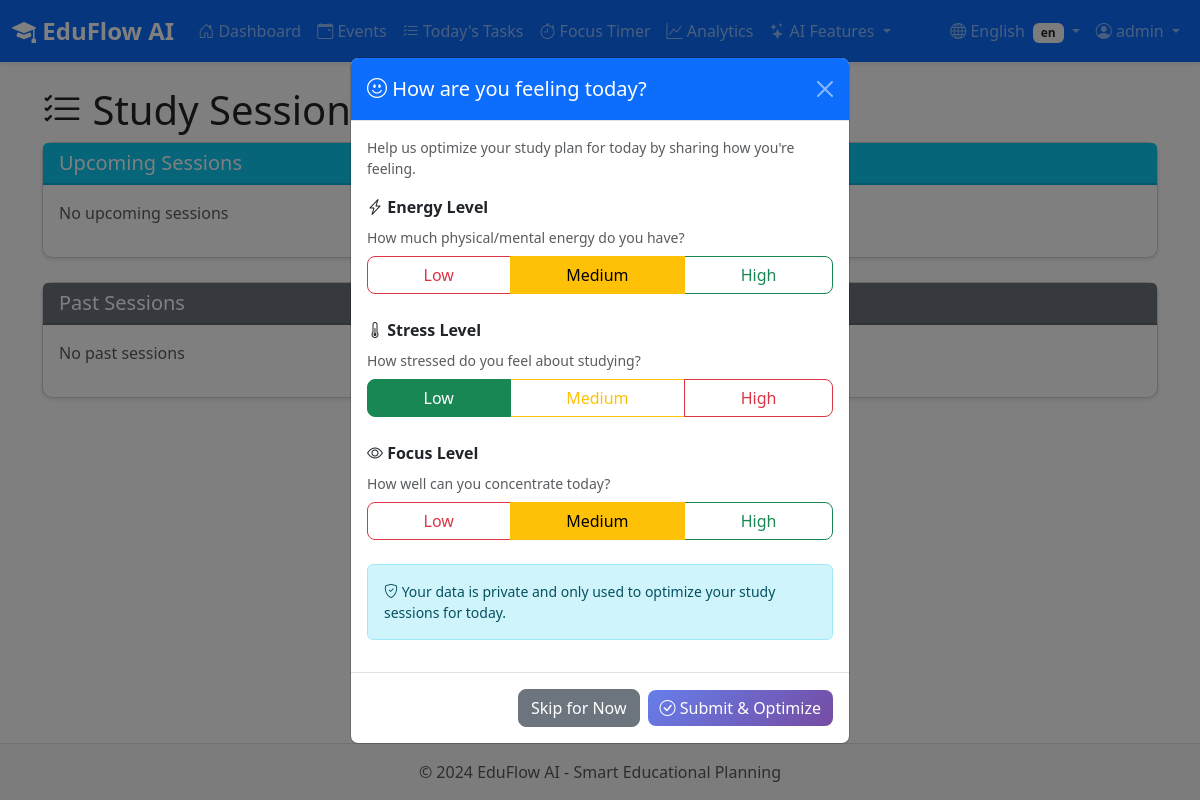
Before: /sessions/ (signed in) with the older database file.
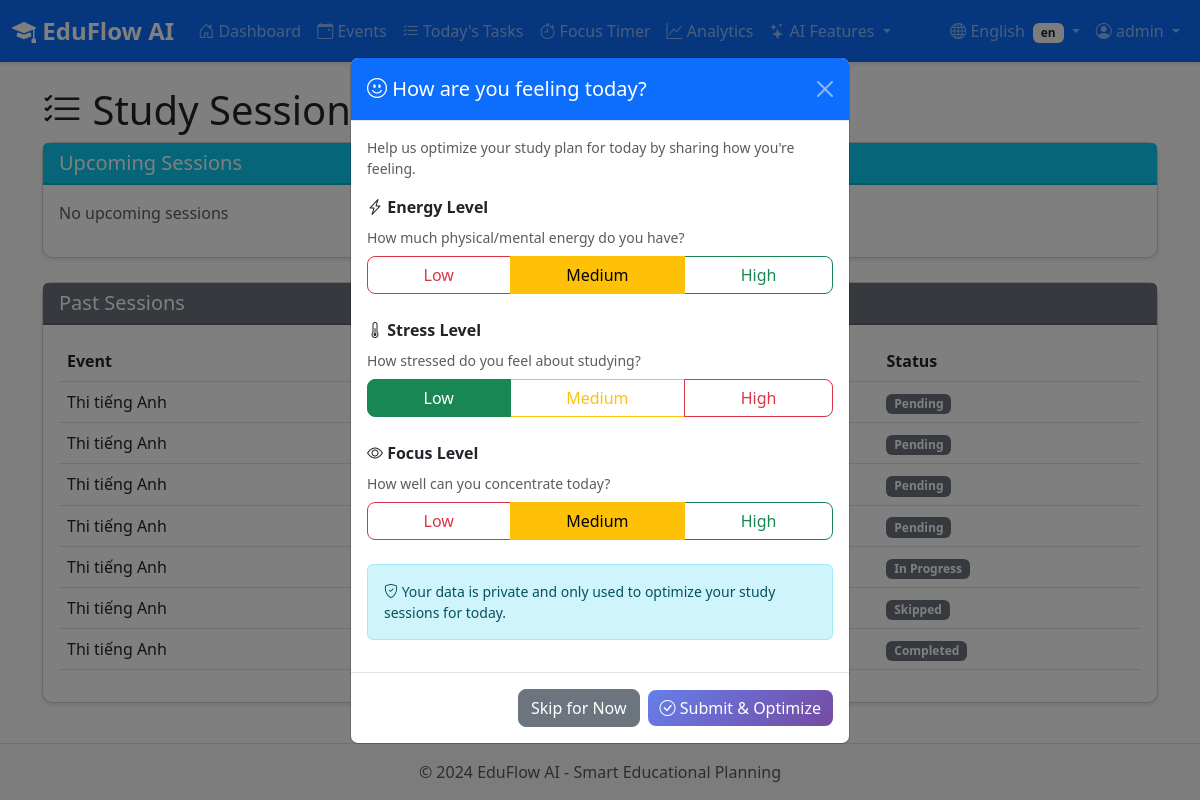
After: the same page with the newer database file.
### study_sessions/models.py (models this page shows, shortened)
class StudySession(models.Model):
    STATUS_CHOICES = [
        ('pending', 'Pending'),
        ('completed', 'Completed'),
        ('skipped', 'Skipped'),
        ('postponed', 'Postponed'),
        ('in_progress', 'In Progress'),
    ]
    event = models.ForeignKey(Event, on_delete=models.CASCADE, related_name='study_sessions')
    date = models.DateField()
    start_time = models.TimeField()
    duration_minutes = models.IntegerField(help_text='Planned duration in minutes')
    suggested_content = models.TextField(blank=True, null=True)
    status = models.CharField(max_length=20, choices=STATUS_CHOICES, default='pending')
    actual_start_time = models.DateTimeField(blank=True, null=True)
    actual_end_time = models.DateTimeField(blank=True, null=True)
    actual_duration_minutes = models.IntegerField(blank=True, null=True)
    notes = models.TextField(blank=True, null=True)
    created_at = models.DateTimeField(auto_now_add=True)
    updated_at = models.DateTimeField(auto_now=True)
    class Meta:
        ordering = ['date', 'start_time']

### events/models.py (models this page shows, shortened)
class Event(models.Model):
    EVENT_TYPES = [
        ('exam', 'Exam'),
        ('quiz', 'Quiz/Test'),
        ('assignment', 'Assignment Deadline'),
        ('presentation', 'Presentation'),
        ('extracurricular', 'Extracurricular Activity'),
    ]
    PRIORITY_LEVELS = [
        ('low', 'Low'),
        ('medium', 'Medium'),
        ('high', 'High'),
    ]
    user = models.ForeignKey(User, on_delete=models.CASCADE, related_name='events')
    title = models.CharField(max_length=200)
    event_type = models.CharField(max_length=20, choices=EVENT_TYPES)
    event_date = models.DateTimeField()
    subject = models.CharField(max_length=100)
    priority = models.CharField(max_length=10, choices=PRIORITY_LEVELS, default='medium')
    estimated_prep_time = models.FloatField(help_text='Total preparation time in hours')
    description = models.TextField(blank=True, null=True)
    created_at = models.DateTimeField(auto_now_add=True)
    updated_at = models.DateTimeField(auto_now=True)
    class Meta:
        ordering = ['event_date']

### study_sessions/views.py (the view)
# urls.py: path('', views.study_session_list, name='study_session_list'),
@login_required
def study_session_list(request):
    today = timezone.now().date()
    upcoming_sessions = StudySession.objects.filter(
        event__user=request.user,
        date__gte=today,
        status='pending'
    ).order_by('date', 'start_time')[:10]
    past_sessions = StudySession.objects.filter(
        event__user=request.user,
        date__lt=today
    ).order_by('-date', '-start_time')[:20]
    context = {
        'upcoming_sessions': upcoming_sessions,
        'past_sessions': past_sessions,
    }
    return render(request, 'study_sessions/session_list.html', context)

### emotional_state/context_processors.py (called while the page is built)
def emotional_state_prompt(request):
    show_prompt = False
    if request.user.is_authenticated:
        today_start = timezone.now().replace(hour=0, minute=0, second=0, microsecond=0)
        today_logs = EmotionalStateLog.objects.filter(
            user=request.user,
            timestamp__gte=today_start,
            source='self_report'
        )
        show_prompt = not today_logs.exists()
    return {
        'show_emotional_prompt': show_prompt
    }

### templates/study_sessions/session_list.html (shortened to what this page needs)
{% extends 'base.html' %}
{% block content %}
<h1><i class="bi bi-list-check"></i> Study Sessions</h1>
<div class="card mb-4">
    <div class="card-header bg-info text-white">
        <h5 class="mb-0">Upcoming Sessions</h5>
    </div>
    <div class="card-body">
        {% if upcoming_sessions %}
        <div class="list-group">
            {% for session in upcoming_sessions %}
            <div class="list-group-item">
                <div class="d-flex justify-content-between align-items-center">
                    <div>
                        <h6>{{ session.event.title }}</h6>
                        <p class="mb-1 text-muted">
                            {{ session.date|date:"M d, Y" }} at {{ session.start_time|time:"g:i A" }}
                            ({{ session.duration_minutes }} min)
                        </p>
                        <span class="badge bg-secondary">{{ session.get_status_display }}</span>
                    </div>
                    <div>
                        <a href="{% url 'study_session_detail' session.pk %}" class="btn btn-sm btn-outline-primary">View</a>
                    </div>
                </div>
            </div>
            {% endfor %}
        </div>
        {% else %}
        <p class="text-muted">No upcoming sessions</p>
        {% endif %}
    </div>
</div>
<div class="card">
    <div class="card-header bg-secondary text-white">
        <h5 class="mb-0">Past Sessions</h5>
    </div>
    <div class="card-body">
        {% if past_sessions %}
        <div class="table-responsive">
            <table class="table">
                <thead>
                    <tr>
                        <th>Event</th>
                        <th>Date</th>
                        <th>Duration</th>
                        <th>Status</th>
                    </tr>
                </thead>
                <tbody>
                    {% for session in past_sessions %}
                    <tr>
                        <td>{{ session.event.title }}</td>
                        <td>{{ session.date|date:"M d, Y" }}</td>
                        <td>{{ session.duration_minutes }} min</td>
                        <td><span class="badge bg-secondary">{{ session.get_status_display }}</span></td>
                    </tr>
                    {% endfor %}
                </tbody>
            </table>
        </div>
        {% else %}
        <p class="text-muted">No past sessions</p>
        {% endif %}
    </div>
</div>
{% endblock %}

### templates/base.html (shortened to what this page needs)
{% load static %}
{% load i18n %}
<!DOCTYPE html>
<html lang="{{ LANGUAGE_CODE|default:'en' }}">
<head>
    <link href="https://cdn.jsdelivr.net/npm/bootstrap@5.3.0/dist/css/bootstrap.min.css" rel="stylesheet">
    <link rel="stylesheet" href="https://cdn.jsdelivr.net/npm/bootstrap-icons@1.11.0/font/bootstrap-icons.css">
    <link rel="stylesheet" href="{% static 'css/style.css' %}">
</head>
<body>
    <nav class="navbar navbar-expand-lg navbar-dark bg-primary">
        <div class="container-fluid">
            <a class="navbar-brand" href="{% url 'dashboard' %}">
                <i class="bi bi-mortarboard-fill"></i> EduFlow AI
            </a>
            <div class="collapse navbar-collapse" id="navbarNav">
                {% if user.is_authenticated %}
                <ul class="navbar-nav me-auto">
                    <li class="nav-item">
                        <a class="nav-link" href="{% url 'dashboard' %}">
                            <i class="bi bi-house-door"></i> {% trans "Dashboard" %}
                        </a>
                    </li>
                    <li class="nav-item">
                        <a class="nav-link" href="{% url 'event_list' %}">
                            <i class="bi bi-calendar-event"></i> {% trans "Events" %}
                        </a>
                    </li>
                    <li class="nav-item">
                        <a class="nav-link" href="{% url 'today_sessions' %}">
                            <i class="bi bi-list-check"></i> {% trans "Today's Tasks" %}
                        </a>
                    </li>
                    <li class="nav-item">
                        <a class="nav-link" href="{% url 'focus_timer' %}">
                            <i class="bi bi-stopwatch"></i> {% trans "Focus Timer" %}
                        </a>
                    </li>
                    <li class="nav-item">
                        <a class="nav-link" href="{% url 'analytics_dashboard' %}">
                            <i class="bi bi-graph-up"></i> {% trans "Analytics" %}
                        </a>
                    </li>
                    <li class="nav-item dropdown">
                        <a class="nav-link dropdown-toggle" href="#" id="aiDropdown" role="button" data-bs-toggle="dropdown">
                            <i class="bi bi-stars"></i> {% trans "AI Features" %}
                        </a>
                    </li>
                </ul>
                <ul class="navbar-nav">
                    <li class="nav-item dropdown">
                        {% get_current_language as CURRENT_LANG %}
                        <a class="nav-link dropdown-toggle" href="#" id="languageDropdown" role="button" data-bs-toggle="dropdown">
                            <i class="bi bi-globe"></i>
                            {% if CURRENT_LANG == 'vi' %}
                                Tiếng Việt
                            {% else %}
                                English
                            {% endif %}
                            <span class="badge bg-light text-dark ms-1">{{ CURRENT_LANG }}</span>
                        </a>
                    </li>
                    <li class="nav-item dropdown">
                        <a class="nav-link dropdown-toggle" href="#" id="userDropdown" role="button" data-bs-toggle="dropdown">
                            <i class="bi bi-person-circle"></i> {{ user.username }}
                        </a>
                    </li>
                </ul>
                {% endif %}
            </div>
        </div>
    </nav>
    <main class="container my-4">
        {% block content %}{% endblock %}
    </main>
    {% if user.is_authenticated and show_emotional_prompt %}
    <div class="modal fade" id="emotionalStateModal" tabindex="-1" data-bs-backdrop="static" data-bs-keyboard="false">
        <div class="modal-dialog modal-dialog-centered">
            <div class="modal-content">
                <div class="modal-header bg-primary text-white">
                    <h5 class="modal-title">
                        <i class="bi bi-emoji-smile"></i>
                        {% trans "How are you feeling today?" %}
                    </h5>
                    <button type="button" class="btn-close btn-close-white" data-bs-dismiss="modal"></button>
                </div>
                <form method="post" action="{% url 'emotional_state_submit' %}" id="emotionalStateForm">
                    <div class="modal-body">
                        <p class="text-muted small mb-3">
                            {% trans "Help us optimize your study plan for today by sharing how you're feeling." %}
                        </p>
                        <div class="mb-4">
                            <label class="form-label fw-bold">
                                <i class="bi bi-lightning-charge"></i>
                                {% trans "Energy Level" %}
                            </label>
                            <small class="d-block text-muted mb-2">{% trans "How much physical/mental energy do you have?" %}</small>
                            <div class="btn-group w-100" role="group">
                                <label class="btn btn-outline-danger" for="energy_low_modal">{% trans "Low" %}</label>
                                <label class="btn btn-outline-warning" for="energy_medium_modal">{% trans "Medium" %}</label>
                                <label class="btn btn-outline-success" for="energy_high_modal">{% trans "High" %}</label>
                            </div>
                        </div>
                        <div class="mb-4">
                            <label class="form-label fw-bold">
                                <i class="bi bi-thermometer-half"></i>
                                {% trans "Stress Level" %}
                            </label>
                            <small class="d-block text-muted mb-2">{% trans "How stressed do you feel about studying?" %}</small>
                            <div class="btn-group w-100" role="group">
                                <label class="btn btn-outline-success" for="stress_low_modal">{% trans "Low" %}</label>
                                <label class="btn btn-outline-warning" for="stress_medium_modal">{% trans "Medium" %}</label>
                                <label class="btn btn-outline-danger" for="stress_high_modal">{% trans "High" %}</label>
                            </div>
                        </div>
                        <div class="mb-4">
                            <label class="form-label fw-bold">
                                <i class="bi bi-eye"></i>
                                {% trans "Focus Level" %}
                            </label>
                            <small class="d-block text-muted mb-2">{% trans "How well can you concentrate today?" %}</small>
                            <div class="btn-group w-100" role="group">
                                <label class="btn btn-outline-danger" for="focus_low_modal">{% trans "Low" %}</label>
                                <label class="btn btn-outline-warning" for="focus_medium_modal">{% trans "Medium" %}</label>
                                <label class="btn btn-outline-success" for="focus_high_modal">{% trans "High" %}</label>
                            </div>
                        </div>
                        <div class="alert alert-info small">
                            <i class="bi bi-shield-check"></i>
                            {% trans "Your data is private and only used to optimize your study sessions for today." %}
                        </div>
                    </div>
                    <div class="modal-footer">
                        <button type="button" class="btn btn-secondary" data-bs-dismiss="modal">
                            {% trans "Skip for Now" %}
                        </button>
                        <button type="submit" class="btn btn-primary">
                            <i class="bi bi-check-circle"></i>
                            {% trans "Submit & Optimize" %}
                        </button>
                    </div>
                </form>
            </div>
        </div>
    </div>
    {% endif %}
    <footer class="footer mt-auto py-3 bg-light">
        <div class="container text-center">
            <span class="text-muted">&copy; 2024 EduFlow AI - {% trans "Smart Educational Planning" %}</span>
        </div>
    </footer>
</body>
</html>

### static/css/style.css (style rules this page uses)
:root { --primary-color: #0d6efd; --secondary-color: #6c757d; --success-color: #198754; --danger-color: #dc3545; --warning-color: #ffc107; --info-color: #0dcaf0; }
body { min-height: 100vh; display: flex; flex-direction: column; font-family: 'Segoe UI', Tahoma, Geneva, Verdana, sans-serif; }
main { flex: 1; }
.card { border-radius: 10px; box-shadow: 0 2px 4px rgba(0,0,0,0.1); transition: transform 0.2s, box-shadow 0.2s; }
.card-header { font-weight: 600; border-bottom: 2px solid rgba(0,0,0,0.125); }
.btn { border-radius: 8px; font-weight: 500; transition: all 0.3s; }
.btn-primary { background: linear-gradient(135deg, #667eea 0%, #764ba2 100%); border: none; }
.navbar-brand { font-weight: 700; font-size: 1.5rem; }
.navbar { box-shadow: 0 2px 4px rgba(0,0,0,0.1); }
.footer { margin-top: auto; border-top: 1px solid #dee2e6; }

Changed rows visible on the page:
added StudySession: event "Thi tiếng Anh", status "Pending"
added StudySession: event "Thi tiếng Anh", status "Pending"
added StudySession: event "Thi tiếng Anh", status "Pending"
added StudySession: event "Thi tiếng Anh", status "Pending"
added StudySession: event "Thi tiếng Anh", status "In Progress"
added StudySession: event "Thi tiếng Anh", status "Skipped"
added StudySession: event "Thi tiếng Anh", status "Completed"
Other visible differences:
text no longer shown: "No past sessions"
text now shown: "Event Status"
